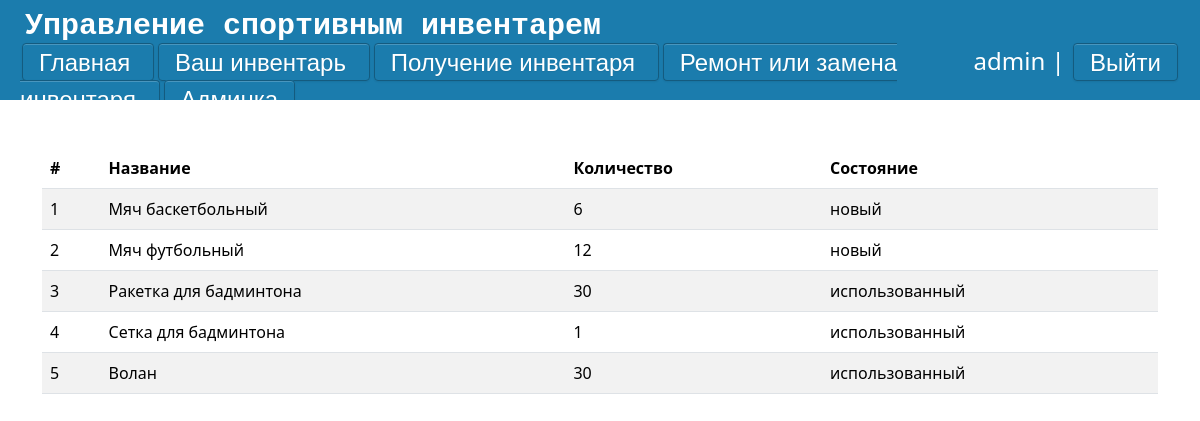
The app's page / (signed in) with its own data.
### main/models.py (models this page shows, shortened)
class Goods(models.Model):
    CONDITION_CHOICES = [
        ('новый', 'новый'),
        ('использованный', 'использованный'),
        ('сломанный', 'сломанный'),
    ]
    goods = models.ForeignKey('Goods_Names',on_delete=models.CASCADE,null=True,verbose_name='Предмет')
    count = models.IntegerField('Количество', default=1)
    rented_count = models.IntegerField('Взято', default=0)
    condition = models.CharField('Состояние', max_length=20, choices=CONDITION_CHOICES)
    description = models.TextField('Описание', blank=True, null=True)
    created_at = models.DateTimeField('Добавлено', default=timezone.now)
    updated_at = models.DateTimeField('Обновлено', auto_now=True)
    class Meta:
        verbose_name = "Инвентарь"
        verbose_name_plural = "Инвентарь"
    def available_count(self):
        return self.count - self.rented_count

class Goods_Names(models.Model):
    name_of_good = models.CharField('Название', max_length=30)
    def __str__(self):
        return self.name_of_good
    class Meta:
        verbose_name = "Название инвентаря"
        verbose_name_plural = "Названия инвентаря"

### main/views.py (the view)
# urls.py: path('', views.page, name="main"),
def page(request):
    Items = list(Goods.objects.all())
    for el in Items:
        el.count=Goods.available_count(self=el)
    return render(request, 'main/index.html' , {'Items': Items})

### main/templates/main/index.html (shortened to what this page needs)
{% extends 'main/layout.html' %}
{% block script %}
    <link rel="stylesheet" href="https://cdn.jsdelivr.net/npm/flatpickr/dist/flatpickr.min.css">
{% endblock %}
{% block content %}
    {% if request.user.is_authenticated %}
                <div class="container mt-5">
                    <table  class="table table-striped">
                      <thead>
                        <tr>
                            <th>#</th>
                            <th>Название</th>
                            <th>Количество</th>
                            <th>Состояние</th>
                        </tr>
                      </thead>
                      <tbody>
                      {% for el in Items %}
                        <tr>
                            <td> {{ forloop.counter }}</td>
                            <td> {{el.goods}}</td>
                            <td> {{el.count}}</td>
                            <td> {{el.condition}}</td>
                        </tr>
                        {% endfor %}
                    </table>
                </div>
    {% else %}
        <p class = 'enter_or_reg'>Войдите или зарегистрируйтесь</p>
    {% endif %}
{% endblock %}

### main/templates/main/layout.html (shortened to what this page needs)
{% load static %}
<!DOCTYPE html>
<html lang="ru">
<head>
    <link rel="stylesheet" href="https://cdn.jsdelivr.net/npm/bootstrap@5.3.2/dist/css/bootstrap.min.css">
    <link rel="stylesheet" href="{% static 'main/css/css.css' %}">
    <link rel="stylesheet" href="{% static 'main/css/buttons.css' %}">
    {% block script %}
    {% endblock script%}
</head>
<body>
    <div class = "back">
        <div class = 'top'>
                <div class="logo2"><samp>Управление спортивным инвентарем</samp></div>
                <div class = 'lower'>
                    <div class="left-shortcuts">
                        <a href="{% url 'main' %}" class = 'btn3'> Главная </a>
                        {% if request.user.is_authenticated %}
                        <a href="{% url 'my' %}" class = 'btn3'> Ваш инвентарь </a>
                        <a href="{% url 'application-get' %}" class = 'btn3'> Получение инвентаря </a>
                        <a href="{% url 'application-repair' %}" class = 'btn3'> Ремонт или замена инвентаря </a>
                        {% if request.user.is_superuser %}
                        <a href="{% url 'console' %}" class = 'btn3'> Админка </a>
                        {% endif %}
                        {% endif %}
                    </div>
                    <div class="right-shortcuts">
                        {% if request.user.is_authenticated %}
                            <li class="last"> {{user.username}} | <a href="{% url 'logout' %}" class="btn3">Выйти</a></li>
                        {% else %}
                            <li class="last"><a href="register" class="btn3"> Регистрация</a>  <a href="login" class="btn3"> Войти </a></li>
                        {% endif %}
                    </div>
                </div>
        </div>
        {% block content  %}
        {% endblock %}
    </div>
</body>
</html>

### main/static/main/css/css.css (style rules this page uses)
body { height: 100vh; width: 100vw; }
.top { display: grid; place-items: left; background: #1B7CAD; width: 100%; height: 100px; overflow: auto; }
.lower { display: grid; grid-template-columns: 80% 20%; padding: 10px width: 100%; padding-left: 20px; padding-right: 20px; font-size: 24px; margin-top: -6px; }
.back { height: 100%; width: 100%; overflow: auto; }
.logo2 { font-size: 30px; margin-left: 25px; font-weight: bold; color: #fff; }
.last { float:right; color: #fff; }
li { list-style-type: none; }

### main/static/main/css/buttons.css (style rules this page uses)
a.btn3 { border-radius: 4px; -webkit-box-shadow: inset 0 1px 0 rgba(255, 255, 255, 0.2), 0 1px 2px rgba(0, 0, 0, 0.08); -moz-box-shadow: inset 0 1px 0 rgba(255, 255, 255, 0.2), 0 1px 2px rgba(0, 0, 0, 0.08); box-shadow: inset 0 1px 0 rgba(255, 255, 255, 0.2), 0 1px 2px rgba(0, 0, 0, 0.08); color: #fff; width: auto; text-align: center; font-family: Arial, Helvetica, sans-serif; padding: 4.5px 16px; margin: 20px 2px; text-decoration: none; text-shadow: 0 1px 1px rgba(0, 0, 0, 0.075); -webkit-transition: background-color 0.1s linear; -moz-transition: background-color 0.1s linear; -o-transition: background-color 0.1s linear; transition: background-color 0.1s linear; background-color: rgb( 27, 124, 173 ); border: 1px solid rgb( 20, 91, 127 ); }

### records on screen
Goods: goods "Мяч баскетбольный", count "6", condition "новый"
Goods: goods "Мяч футбольный", count "12", condition "новый"
Goods: goods "Ракетка для бадминтона", count "30", condition "использованный"
Goods: goods "Сетка для бадминтона", count "1", condition "использованный"
Goods: goods "Волан", count "30", condition "использованный"

### other values on screen
{{ user.username }} "admin"
